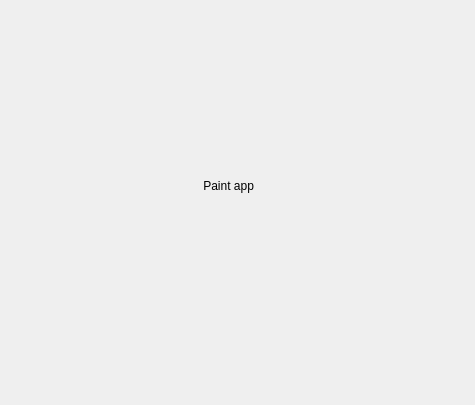
<?xml version="1.0" encoding="UTF-8"?>
<ui version="4.0">
 <class>paint</class>
 <widget class="QDialog" name="paint">
  <property name="geometry">
   <rect>
    <x>0</x>
    <y>0</y>
    <width>475</width>
    <height>405</height>
   </rect>
  </property>
  <property name="windowTitle">
   <string>Dialog</string>
  </property>
  <widget class="QLabel" name="label">
   <property name="geometry">
    <rect>
     <x>170</x>
     <y>160</y>
     <width>111</width>
     <height>51</height>
    </rect>
   </property>
   <property name="text">
    <string>          Paint app</string>
   </property>
  </widget>
 </widget>
 <resources/>
 <connections/>
</ui>
